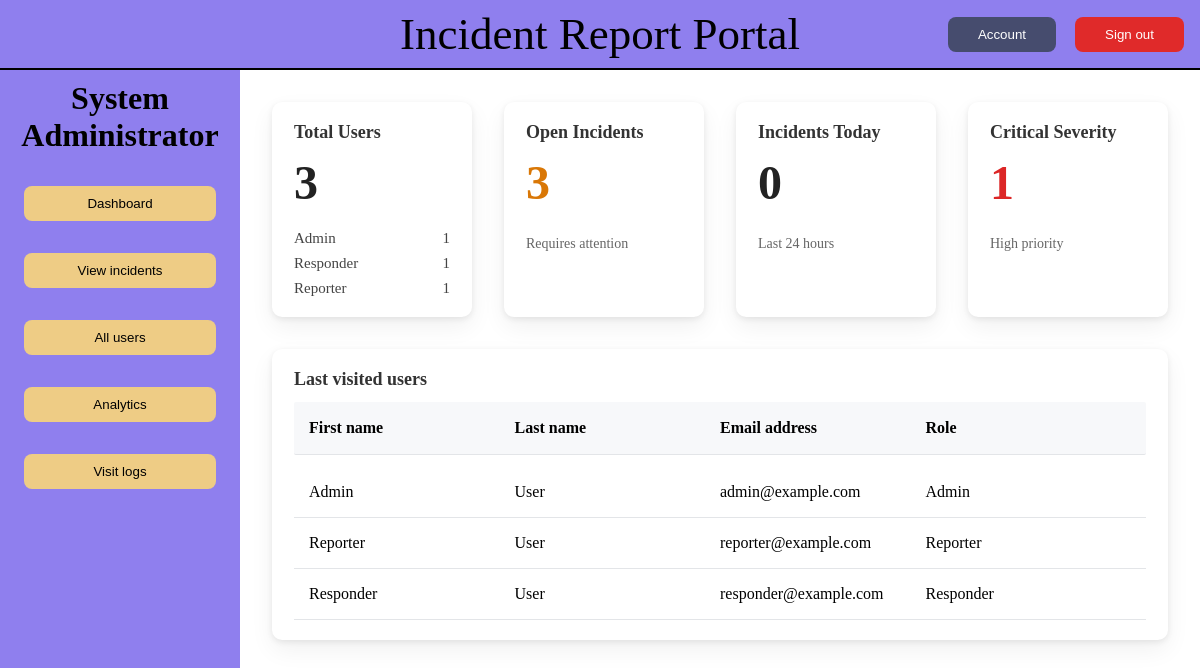
Page /main.php (signed in) on the committed database.
### tables this page shows
CREATE TABLE user (
    user_id INT AUTO_INCREMENT PRIMARY KEY,
    role_id INT NOT NULL,
    first_name VARCHAR(50),
    last_name VARCHAR(50),
    username VARCHAR(50) UNIQUE NOT NULL,
    email VARCHAR(255) UNIQUE NOT NULL,
    password_hash VARCHAR(255) NOT NULL,
    created_at DATETIME DEFAULT CURRENT_TIMESTAMP,
    FOREIGN KEY (role_id) REFERENCES role(role_id)
);

CREATE TABLE role (
    role_id INT AUTO_INCREMENT PRIMARY KEY,
    role VARCHAR(50) NOT NULL
);

### main.php (the view, shortened to what this page needs)
<?php
require_once "./includes/db.php";
$content = "";
if ($_SESSION["role"] === "admin") {
  $sql_all_users = "SELECT
    COUNT(*) AS total_users,
    SUM(role.role = 'Admin') AS admins,
    SUM(role.role = 'Responder') AS responders,
    SUM(role.role = 'Reporter') AS reporters
    FROM user
    JOIN role ON user.role_id = role.role_id;
";
  try {
    $stmt = $mysqli->prepare($sql_all_users);
    $stmt->execute();
    $result = $stmt->get_result()->fetch_assoc();
    $total_users = (int) $result["total_users"] ?? 0;
    $total_admins = (int) $result["admins"] ?? 0;
    $total_responders = (int) $result["responders"] ?? 0;
    $total_reporters = (int) $result["reporters"] ?? 0;
  } catch (mysqli_sql_exception $e) {
    setAlert("Failed to fetch users", "error", "/pages/admin/allUsers.php");
  }
  $sql_critical_count = "SELECT SUM(incident.severity_id = 2) AS critical_count FROM incident;";
  try {
    $stmt = $mysqli->prepare($sql_critical_count);
    $stmt->execute();
    $result = $stmt->get_result()->fetch_assoc();
    $critical_count = (int) $result["critical_count"] ?? 0;
  } catch (mysqli_sql_exception $e) {
    setAlert("Failed to fetch critical count", "error", "/pages/admin/allUsers.php");
  }
  $sql_incidents_today =
    "SELECT COUNT(*) AS incidents_today
    FROM incident
    WHERE occurrence_datetime >= CURDATE()
    AND occurrence_datetime < CURDATE() + INTERVAL 1 DAY;";
  try {
    $stmt = $mysqli->prepare($sql_incidents_today);
    $stmt->execute();
    $result = $stmt->get_result()->fetch_assoc();
    $incidents_today_count = (int) $result["incidents_today"] ?? 0;
  } catch (mysqli_sql_exception $e) {
    setAlert("Failed to fetch todays incident count", "error", "/pages/admin/allUsers.php");
  }
  $sql_open_incidents =
    "SELECT COUNT(*) AS open_incidents
    FROM incident_status
    WHERE incident_status.status_id = 2
    OR incident_status.status_id = 1; ";
  try {
    $stmt = $mysqli->prepare($sql_open_incidents);
    $stmt->execute();
    $result = $stmt->get_result()->fetch_assoc();
    $open_incidents_count = (int) $result["open_incidents"] ?? 0;
  } catch (mysqli_sql_exception $e) {
    setAlert("Failed to fetch open incident count", "error", "/pages/admin/allUsers.php");
  }
  $content .= "
<div class='admin-dashboard'>
  <div class='dashboard-card total-users'>
    <h3>Total Users</h3>
    <p class='big-number'>{$total_users}</p>
    <ul>
      <li><span>Admin</span><span>{$total_admins}</span></li>
      <li><span>Responder</span><span>{$total_responders}</span></li>
      <li><span>Reporter</span><span>{$total_reporters}</span></li>
    </ul>
  </div>
  <div class='dashboard-card open-incidents'>
    <h3>Open Incidents</h3>
    <p class='big-number warning'>{$open_incidents_count}</p>
    <p class='subtext'>Requires attention</p>
  </div>
  <div class='dashboard-card incidents-today'>
    <h3>Incidents Today</h3>
    <p class='big-number'>{$incidents_today_count}</p>
    <p class='subtext'>Last 24 hours</p>
  </div>
  <div class='dashboard-card critical-incidents'>
    <h3>Critical Severity</h3>
    <p class='big-number danger'>{$critical_count}</p>
    <p class='subtext'>High priority</p>
  </div>
  <div class='dashboard-card last-visited-users'>
    <h3>Last visited users</h3>
    <div class='last-visited-users-header'>
      <p>First name</p>
      <p>Last name</p>
      <p>Email address</p>
      <p>Role</p>
    </div>
    <ul class='last-visited-user-list'>";
  $sql = "
  SELECT
    u.user_id,
    u.first_name,
    u.last_name,
    u.email,
    r.role,
    MAX(uvl.visit_log_id) AS last_visit_id
FROM user_visit_log uvl
JOIN user u ON uvl.user_id = u.user_id
JOIN role r ON u.role_id = r.role_id
GROUP BY
    u.user_id,
    u.first_name,
    u.last_name,
    u.email,
    r.role
ORDER BY last_visit_id DESC
LIMIT 5; ";
  $result = $mysqli->query($sql);
  if ($result && $result->num_rows > 0) {
    while ($row = $result->fetch_assoc()) {
      $content .= "
      <li>
        <p>{$row['first_name']}</p>
        <p>{$row['last_name']}</p>
        <p>{$row['email']}</p>
        <p>{$row['role']}</p>
      </li>
    ";
    }
  }
  $content .= "
    </ul>
  </div>
</div>
";
} else if ($_SESSION["role"] === "responder") {
  $content .= "RESPONDER";
} else if ($_SESSION["role"] === "reporter") {
  $content .= "REPORTER";
}
require_once "./includes/layout.php";
?>

### css/main.css (style rules this page uses)
body { display: grid; grid-template-columns: 15rem auto; grid-template-rows: auto 1fr; height: 100vh; width: 100vw; margin: 0; }
.admin-dashboard { display: grid; grid-template-columns: repeat(4, 1fr); gap: 32px; width: 100%; }
.dashboard-card { background-color: #ffffff; border-radius: 10px; padding: 20px 22px; box-shadow: 0 2px 6px rgba(0, 0, 0, 0.08), 0 10px 24px rgba(0, 0, 0, 0.06); display: flex; flex-direction: column; gap: 12px; }
.dashboard-card h3 { margin: 0; font-size: 18px; font-weight: 600; color: #333; }
.big-number { font-size: 48px; font-weight: 700; color: #222; margin: 0; }
.big-number.warning { color: #d97706; }
.big-number.danger { color: #dc2626; }
.subtext { font-size: 14px; color: #666; }
.total-users ul { list-style: none; padding: 0; margin: 8px 0 0 0; display: flex; flex-direction: column; gap: 8px; }
.total-users li { display: flex; justify-content: space-between; font-size: 15px; color: #444; }
.last-visited-users { grid-column: 1 / 5; }
.last-visited-user-list { list-style: none; padding: 0; margin: 0; }
.last-visited-users-header { display: grid; grid-template-columns: 2fr 2fr 2fr 1fr 1fr; font-weight: bold; background: #f7f8fa; padding: 1px 15px; border-radius: 2px; border-bottom: 1px solid #e3e5e8; }
.last-visited-user-list > li { display: grid; grid-template-columns: 2fr 2fr 2fr 1fr 1fr; align-items: center; padding: 0 15px; margin: 0; border-bottom: 1px solid #e3e5e8; background: white; }

### css/global.css (style rules this page uses)
:root { --primary-bg-color: #8f7fee; --primary-bg-hover-color: #7541ef; --primary-bt-color: #eecc85; --primary-bt-hover-color: #e6b863; --primary-bt-delete-color: #e02a2a; --primary-bt-delete-hover-color: #b32222; }

### rows in the picture
user: first_name "Admin", last_name "User", email "admin@example.com", role.role "Admin"
user: first_name "Reporter", last_name "User", email "reporter@example.com", role.role "Reporter"
user: first_name "Responder", last_name "User", email "responder@example.com", role.role "Responder"

### other values in the picture
$total_users "3"
$total_admins "1"
$total_responders "1"
$total_reporters "1"
$open_incidents_count "3"
$incidents_today_count "0"
$critical_count "1"
